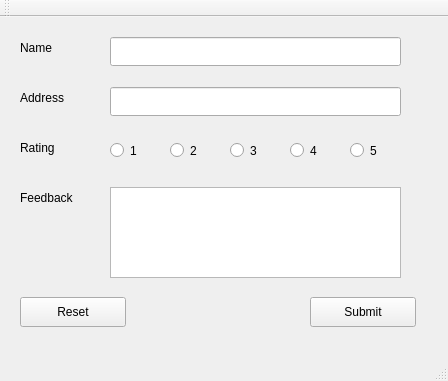
<?xml version="1.0" encoding="UTF-8"?>
<ui version="4.0">
 <class>CServiceFeedback</class>
 <widget class="QMainWindow" name="CServiceFeedback">
  <property name="geometry">
   <rect>
    <x>0</x>
    <y>0</y>
    <width>448</width>
    <height>381</height>
   </rect>
  </property>
  <property name="windowTitle">
   <string>Feedback</string>
  </property>
  <widget class="QWidget" name="centralWidget">
   <widget class="QLineEdit" name="lineEdit">
    <property name="geometry">
     <rect>
      <x>110</x>
      <y>20</y>
      <width>291</width>
      <height>29</height>
     </rect>
    </property>
   </widget>
   <widget class="QLineEdit" name="lineEdit_2">
    <property name="geometry">
     <rect>
      <x>110</x>
      <y>70</y>
      <width>291</width>
      <height>29</height>
     </rect>
    </property>
   </widget>
   <widget class="QPlainTextEdit" name="plainTextEdit">
    <property name="geometry">
     <rect>
      <x>110</x>
      <y>170</y>
      <width>291</width>
      <height>91</height>
     </rect>
    </property>
   </widget>
   <widget class="QLabel" name="label">
    <property name="geometry">
     <rect>
      <x>20</x>
      <y>20</y>
      <width>51</width>
      <height>21</height>
     </rect>
    </property>
    <property name="text">
     <string>Name</string>
    </property>
   </widget>
   <widget class="QLabel" name="label_2">
    <property name="geometry">
     <rect>
      <x>20</x>
      <y>70</y>
      <width>80</width>
      <height>21</height>
     </rect>
    </property>
    <property name="text">
     <string>Address</string>
    </property>
   </widget>
   <widget class="QLabel" name="label_3">
    <property name="geometry">
     <rect>
      <x>20</x>
      <y>170</y>
      <width>80</width>
      <height>21</height>
     </rect>
    </property>
    <property name="text">
     <string>Feedback</string>
    </property>
   </widget>
   <widget class="QLabel" name="label_4">
    <property name="geometry">
     <rect>
      <x>20</x>
      <y>120</y>
      <width>80</width>
      <height>21</height>
     </rect>
    </property>
    <property name="text">
     <string>Rating</string>
    </property>
   </widget>
   <widget class="QRadioButton" name="radioButton">
    <property name="geometry">
     <rect>
      <x>110</x>
      <y>120</y>
      <width>41</width>
      <height>27</height>
     </rect>
    </property>
    <property name="text">
     <string>1</string>
    </property>
   </widget>
   <widget class="QRadioButton" name="radioButton_2">
    <property name="geometry">
     <rect>
      <x>170</x>
      <y>120</y>
      <width>41</width>
      <height>27</height>
     </rect>
    </property>
    <property name="text">
     <string>2</string>
    </property>
   </widget>
   <widget class="QRadioButton" name="radioButton_3">
    <property name="geometry">
     <rect>
      <x>230</x>
      <y>120</y>
      <width>41</width>
      <height>27</height>
     </rect>
    </property>
    <property name="text">
     <string>3</string>
    </property>
   </widget>
   <widget class="QRadioButton" name="radioButton_4">
    <property name="geometry">
     <rect>
      <x>290</x>
      <y>120</y>
      <width>41</width>
      <height>27</height>
     </rect>
    </property>
    <property name="text">
     <string>4</string>
    </property>
   </widget>
   <widget class="QRadioButton" name="radioButton_5">
    <property name="geometry">
     <rect>
      <x>350</x>
      <y>120</y>
      <width>41</width>
      <height>27</height>
     </rect>
    </property>
    <property name="text">
     <string>5</string>
    </property>
   </widget>
   <widget class="QPushButton" name="pushButton">
    <property name="geometry">
     <rect>
      <x>310</x>
      <y>280</y>
      <width>106</width>
      <height>30</height>
     </rect>
    </property>
    <property name="text">
     <string>Submit</string>
    </property>
   </widget>
   <widget class="QPushButton" name="pushButton_2">
    <property name="geometry">
     <rect>
      <x>20</x>
      <y>280</y>
      <width>106</width>
      <height>30</height>
     </rect>
    </property>
    <property name="text">
     <string>Reset</string>
    </property>
   </widget>
   <widget class="QLabel" name="label_5">
    <property name="geometry">
     <rect>
      <x>19</x>
      <y>310</y>
      <width>391</width>
      <height>21</height>
     </rect>
    </property>
    <property name="text">
     <string/>
    </property>
   </widget>
  </widget>
  <widget class="QMenuBar" name="menuBar">
   <property name="geometry">
    <rect>
     <x>0</x>
     <y>0</y>
     <width>448</width>
     <height>26</height>
    </rect>
   </property>
  </widget>
  <widget class="QToolBar" name="mainToolBar">
   <attribute name="toolBarArea">
    <enum>TopToolBarArea</enum>
   </attribute>
   <attribute name="toolBarBreak">
    <bool>false</bool>
   </attribute>
  </widget>
  <widget class="QStatusBar" name="statusBar"/>
 </widget>
 <layoutdefault spacing="6" margin="11"/>
 <resources/>
 <connections/>
</ui>
